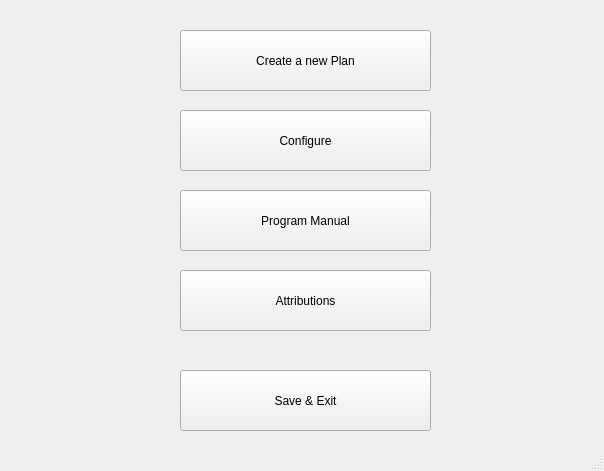
<?xml version="1.0" encoding="UTF-8"?>
<ui version="4.0">
 <class>MainWindow</class>
 <widget class="QMainWindow" name="MainWindow">
  <property name="geometry">
   <rect>
    <x>0</x>
    <y>0</y>
    <width>604</width>
    <height>471</height>
   </rect>
  </property>
  <property name="windowTitle">
   <string>Main Menu</string>
  </property>
  <widget class="QWidget" name="centralwidget">
   <widget class="QPushButton" name="generatePlanButton">
    <property name="geometry">
     <rect>
      <x>180</x>
      <y>30</y>
      <width>251</width>
      <height>61</height>
     </rect>
    </property>
    <property name="text">
     <string>Create a new Plan</string>
    </property>
   </widget>
   <widget class="QPushButton" name="settingsButton">
    <property name="geometry">
     <rect>
      <x>180</x>
      <y>110</y>
      <width>251</width>
      <height>61</height>
     </rect>
    </property>
    <property name="text">
     <string>Configure</string>
    </property>
   </widget>
   <widget class="QPushButton" name="manualButton">
    <property name="geometry">
     <rect>
      <x>180</x>
      <y>190</y>
      <width>251</width>
      <height>61</height>
     </rect>
    </property>
    <property name="text">
     <string>Program Manual</string>
    </property>
   </widget>
   <widget class="QPushButton" name="attributionsButton">
    <property name="geometry">
     <rect>
      <x>180</x>
      <y>270</y>
      <width>251</width>
      <height>61</height>
     </rect>
    </property>
    <property name="text">
     <string>Attributions</string>
    </property>
   </widget>
   <widget class="QPushButton" name="quitProgramButton">
    <property name="geometry">
     <rect>
      <x>180</x>
      <y>370</y>
      <width>251</width>
      <height>61</height>
     </rect>
    </property>
    <property name="text">
     <string>Save &amp;&amp; Exit</string>
    </property>
   </widget>
  </widget>
  <widget class="QStatusBar" name="statusbar"/>
 </widget>
 <resources/>
 <connections/>
</ui>
